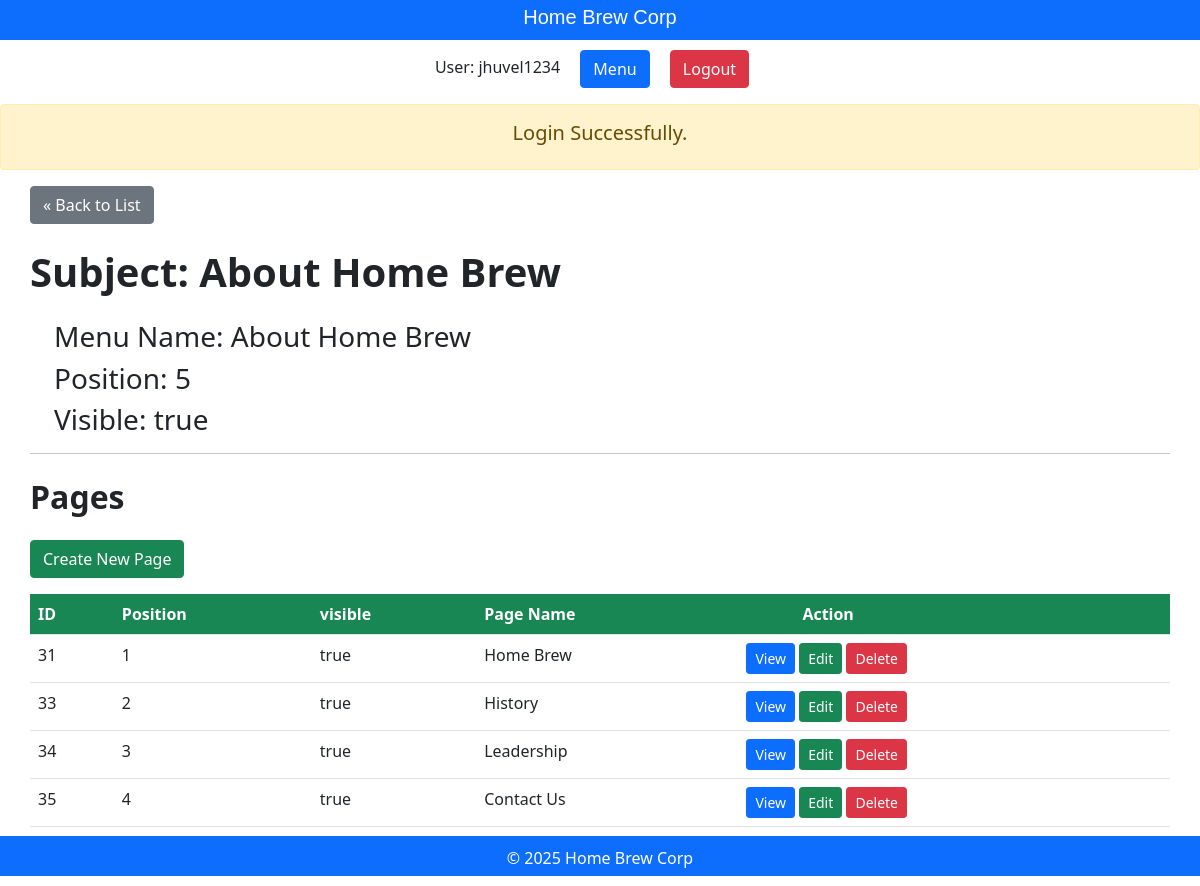
The page /staff/subjects/show.php?id=12 (signed in) on the database its author committed.
### tables this page shows
CREATE TABLE `subjects` (
  `id` int(11) NOT NULL,
  `menu_name` varchar(255) DEFAULT NULL,
  `position` int(3) DEFAULT NULL,
  `visible` tinyint(1) DEFAULT NULL
);

CREATE TABLE `pages` (
  `id` int(11) NOT NULL,
  `subject_id` int(11) DEFAULT NULL,
  `menu_name` varchar(255) DEFAULT NULL,
  `position` int(3) DEFAULT NULL,
  `visible` tinyint(1) DEFAULT NULL,
  `image` varchar(255) NOT NULL,
  `content` text DEFAULT NULL
);

### private/database.php (called while the page is built, shortened)
<?php
function db_escape($connection, $string)
{
    return mysqli_escape_string($connection, $string);
}

### private/query_functions.php (called while the page is built, shortened)
<?php
function find_subject_by_id($subject_id, $option = [])
{
    global $db;
    $visible = $option['visible'] ?? false;
    $sql = "SELECT * FROM subjects ";
    $sql .= "WHERE id='" . db_escape($db, $subject_id) . "'";
    $result = mysqli_query($db, $sql);
    $subject = mysqli_fetch_assoc($result);
    return $subject;
}
function find_pages_by_subject_id($subject_id, $option = [])
{
    global $db;
    $visible = $option['visible'] ?? false;
    $sql = "SELECT * FROM pages ";
    $sql .= "WHERE subject_id='" . db_escape($db, $subject_id) . "' ";
    $sql .= "ORDER BY position ASC";
    $result = mysqli_query($db, $sql);
    return $result;
}

### public/staff/subjects/show.php (the view, shortened to what this page needs)
<?php
$id = $_GET['id'] ?? '';
$subject = find_subject_by_id($id);
$result_set = find_pages_by_subject_id($id);
include(SHARED_PATH . '/staff_header.php');
?>
<div id="content">
    <a class="btn btn-secondary" href="<?php echo url_for('/staff/subjects/index.php') ?>">&laquo; Back to List</a>
    <div class="page show">
        <h1 class="my-4 fw-bold">Subject: <?php echo h($subject['menu_name']); ?></h1>
        <div class="mx-4">
            <h3>Menu Name: <?php echo h($subject['menu_name']); ?></h3>
            <h3>Position: <?php echo h($subject['position']); ?></h3>
            <h3>Visible: <?php echo $subject['visible'] === '1' ? 'true' : 'false' ?></h3>
        </div>
        <hr />
    </div>
    <div class="pages listing">
        <h2 class="my-4 fw-bold">Pages</h2>
        <div class="actions">
            <a class="btn btn-success" href="<?php echo url_for('/staff/pages/new.php?subject_id=' . hu($subject['id'])) ?>">Create New Page</a>
        </div>
        <table class="table">
            <tr class="table-hover bg-success text-white">
                <th>ID</th>
                <th>Position</th>
                <th>visible</th>
                <th>Page Name</th>
                <th class="ps-4 ms-4"><span class="ps-3 ms-4">Action</span></th>
            </tr>
            <?php while ($page = mysqli_fetch_assoc($result_set)) { ?>
                <tr>
                    <td><?php echo h($page['id']); ?></td>
                    <td><?php echo h($page['position']); ?></td>
                    <td><?php echo $page['visible'] == 1 ? 'true' : 'false'; ?></td>
                    <td><?php echo h($page['menu_name']); ?></td>
                    <td>
                        <a class="btn btn-primary btn-sm" href="<?php echo url_for('/staff/pages/show.php?id=' . hu($page['id'])); ?>">View</a>
                        <a class="btn btn-success btn-sm" href="<?php echo url_for('/staff/pages/edit.php?id=' . hu($page['id'])); ?>">Edit</a>
                        <a class="btn btn-danger btn-sm" href="<?php echo url_for('/staff/pages/delete.php?id=' . hu($page['id'])); ?>">Delete</a>
                    </td>
                </tr>
            <?php } ?>
        </table>
    </div>
</div>
<?php include(SHARED_PATH . '/staff_footer.php'); ?>

### public/stylesheets/staff.css (style rules this page uses)
body { margin: 0; padding: 0; }
#content { width: auto; min-height: 650px; padding: 0 30px; }
.actions { margin-bottom: 1em; }
table { border-collapse: collapse; vertical-align: top; }

### rows shown on the page
subjects: menu_name "About Home Brew", position "5"
pages: id "31", position "1", visible "true", menu_name "Home Brew"
pages: id "33", position "2", visible "true", menu_name "History"
pages: id "34", position "3", visible "true", menu_name "Leadership"
pages: id "35", position "4", visible "true", menu_name "Contact Us"

### other values the page prints
$_SESSION['username'] "jhuvel1234"
$message "Login Successfully."
